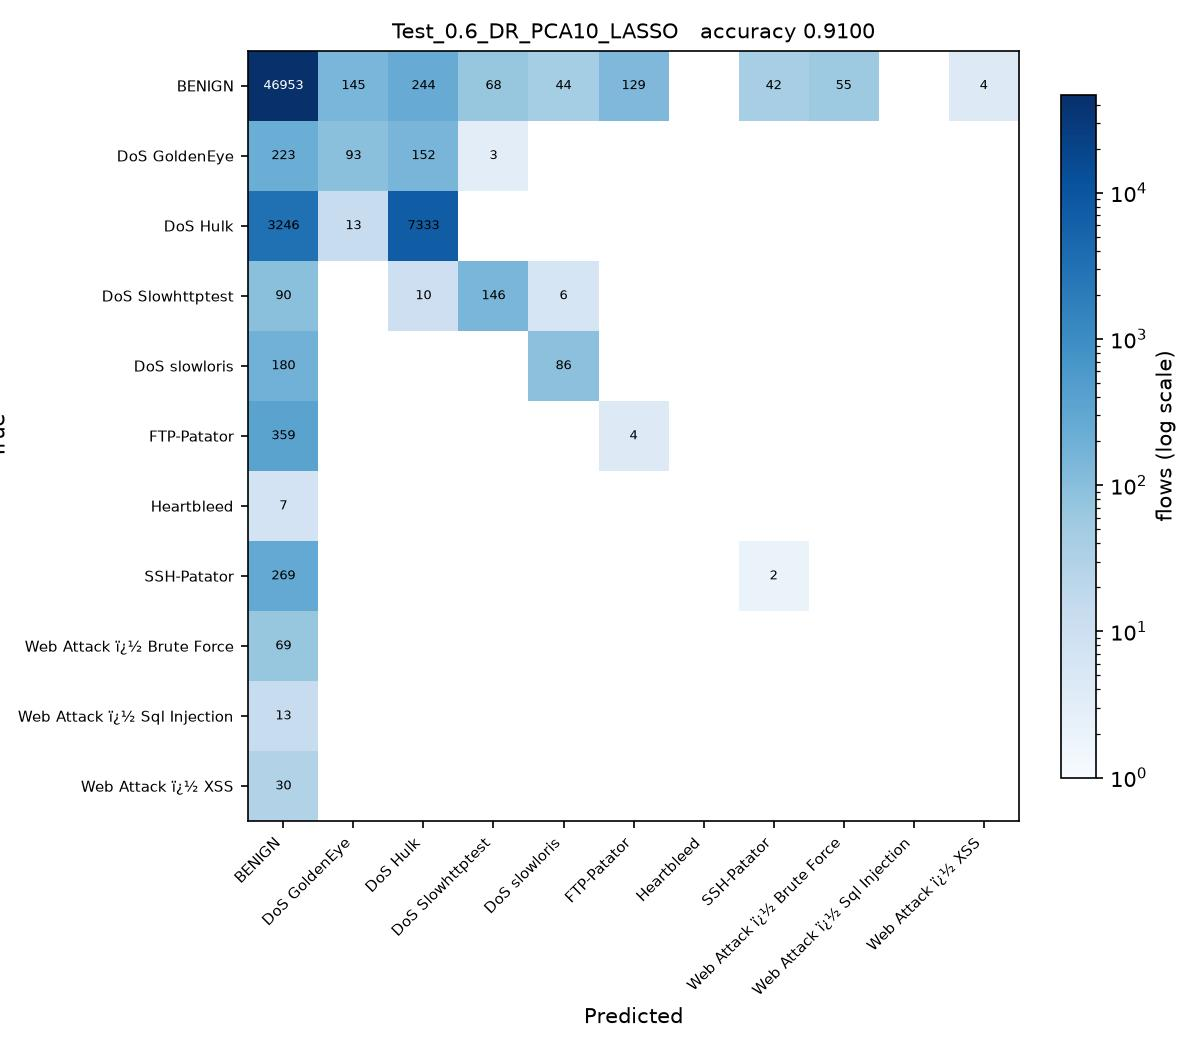

Python code for this plot:
# Test_0.6_DR_PCA10_LASSO.py
#
# Test size 0.6  |  PCA, 10 components  |  Lasso Regression -> SGDClassifier(penalty='l1') (sheet #4)
#
# This is SGDC_60_40.py with the changes marked CHANGE below and nothing else.
#
# Sheet entry 4 is Lasso(alpha=0.1), a regressor. Its defining feature is the
# L1 penalty, which SGDClassifier(penalty='l1') applies to a classifier.
# alpha is left at the SGDClassifier default: the sheet's 0.1 is scaled to
# Lasso's own loss and means something different here.

import os
from pathlib import Path

# CHANGE 1: run from the project folder, so the CSV names below resolve, and
# read them as latin-1. The Web Attack labels contain byte 0x96, which the
# default utf-8 decoder rejects with UnicodeDecodeError.
os.chdir(Path(__file__).resolve().parent.parent)
import numpy as np
import pandas as pd

df1 = pd.read_csv(r'C:\Users\Karthika\OneDrive\Desktop\ACN_PCA_75_Runs\Scripts\Tuesday-WorkingHours.pcap_ISCX (1).csv', low_memory=True, encoding='latin-1')
df2 = pd.read_csv(r'C:\Users\Karthika\OneDrive\Desktop\ACN_PCA_75_Runs\Scripts\Wednesday-workingHours.pcap_ISCX.csv', low_memory=True, encoding='latin-1')
df3 = pd.read_csv(r'C:\Users\Karthika\OneDrive\Desktop\ACN_PCA_75_Runs\Scripts\Thursday-WorkingHours-Morning-WebAttacks.pcap_ISCX.csv', low_memory=True, encoding='latin-1')

dataset = pd.concat([df1, df2, df3], ignore_index=True)

dataset.columns = dataset.columns.str.strip()

# CHANGE 2: a stratified sample of 100000 flows, the same for every run.
# The full three captures hold about 1.3 million flows, which makes 75 runs
# impractical. At least 50 flows of every class are kept.
label = dataset.columns[-1]
dataset = pd.concat(
    [g.sample(n=min(len(g), max(50, round(100000 * len(g) / len(dataset)))), random_state=0)
     for _, g in dataset.groupby(label)],
    ignore_index=True
)

X = dataset.iloc[:, :-1]
y = dataset.iloc[:, -1]

X = X.apply(pd.to_numeric, errors='coerce')

X.replace([np.inf, -np.inf], np.nan, inplace=True)

from sklearn.impute import SimpleImputer

imputer = SimpleImputer(missing_values=np.nan, strategy='mean')
X = imputer.fit_transform(X)

from sklearn.preprocessing import LabelEncoder

labelencoder_y = LabelEncoder()
y = labelencoder_y.fit_transform(y)

from sklearn.model_selection import train_test_split

X_train, X_test, y_train, y_test = train_test_split(
    X,
    y,
    test_size=0.6,   # CHANGE 3: test size
    random_state=0,
    stratify=y
)

# CHANGE 4: PCA, from PCA_LDA_KErnel_PCA_CODE.pdf (fitted on training data only).
# PCA follows the directions of largest variance, so the features have to be on
# a common scale first, otherwise the components just track whichever column has
# the biggest units. The scaler is fitted on the training split only.
from sklearn.preprocessing import StandardScaler
from sklearn.decomposition import PCA

scaler = StandardScaler()
X_train = scaler.fit_transform(X_train)
X_test = scaler.transform(X_test)

pca = PCA(n_components=10)
X_train = pca.fit_transform(X_train)          # no labels: PCA is unsupervised
X_test = pca.transform(X_test)
print("\nVariance explained by 10 components : {:.4f}".format(pca.explained_variance_ratio_.sum()))

# CHANGE 5: Lasso Regression -> SGDClassifier(penalty='l1') (sheet #4) in place of SGDClassifier
from sklearn.linear_model import SGDClassifier

classifier = SGDClassifier(
    loss='hinge',
    penalty='l1',
    alpha=0.0001,
    max_iter=1000,
    tol=1e-3,
    random_state=0
)

classifier.fit(X_train, y_train)

y_pred = classifier.predict(X_test) 

from sklearn.metrics import confusion_matrix
from sklearn.metrics import accuracy_score
from sklearn.metrics import precision_score
from sklearn.metrics import recall_score
from sklearn.metrics import f1_score
from sklearn.metrics import classification_report

cm = confusion_matrix(y_test, y_pred)

print("Confusion Matrix:\n")
print(cm)

print("\nAccuracy : {:.4f}".format(accuracy_score(y_test, y_pred)))
print("\nPrecision : {:.4f}".format(precision_score(y_test, y_pred, average='weighted')))
print("\nRecall : {:.4f}".format(recall_score(y_test, y_pred, average='weighted')))
print("\nF1 Score : {:.4f}".format(f1_score(y_test, y_pred, average='weighted')))

print("\nClassification Report:\n")
print(classification_report(y_test, y_pred))
# CHANGE 6: save the confusion matrix as Test_0.6_DR_PCA10_LASSO.jpg and record the result
import matplotlib
matplotlib.use('Agg')
import matplotlib.pyplot as plt
from matplotlib.colors import LogNorm

here = Path(__file__).resolve().parent
names = [str(c) for c in labelencoder_y.classes_]
fig, ax = plt.subplots(figsize=(8, 7))
im = ax.imshow(cm, cmap='Blues', norm=LogNorm(vmin=1))
ax.set_xticks(range(len(names)), names, rotation=45, ha='right', fontsize=7)
ax.set_yticks(range(len(names)), names, fontsize=7)
ax.set_xlabel('Predicted')
ax.set_ylabel('True')
ax.set_title('Test_0.6_DR_PCA10_LASSO   accuracy {:.4f}'.format(accuracy_score(y_test, y_pred)), fontsize=10)
for i in range(cm.shape[0]):
    for j in range(cm.shape[1]):
        if cm[i, j]:
            ax.text(j, i, cm[i, j], ha='center', va='center', fontsize=6,
                    color='white' if cm[i, j] > cm.max() / 3 else 'black')
fig.colorbar(im, ax=ax, fraction=0.04, label='flows (log scale)')
fig.tight_layout()
fig.savefig(here / 'Test_0.6_DR_PCA10_LASSO.jpg', dpi=150)
plt.close(fig)

row = pd.DataFrame([{
    'Test': 0.6, 'DR': 'PCA10', 'Clas': 'LASSO',
    'Acc': round(accuracy_score(y_test, y_pred), 4),
    'Pre': round(precision_score(y_test, y_pred, average='weighted', zero_division=0), 4),
    'Rec': round(recall_score(y_test, y_pred, average='weighted', zero_division=0), 4),
    'F1': round(f1_score(y_test, y_pred, average='weighted', zero_division=0), 4),
    'script': 'Test_0.6_DR_PCA10_LASSO',
}])
out = here.parent / 'results' / '75_runs.csv'
out.parent.mkdir(exist_ok=True)
if out.exists():
    old = pd.read_csv(out)
    row = pd.concat([old[old['script'] != 'Test_0.6_DR_PCA10_LASSO'], row], ignore_index=True)
row.to_csv(out, index=False)
